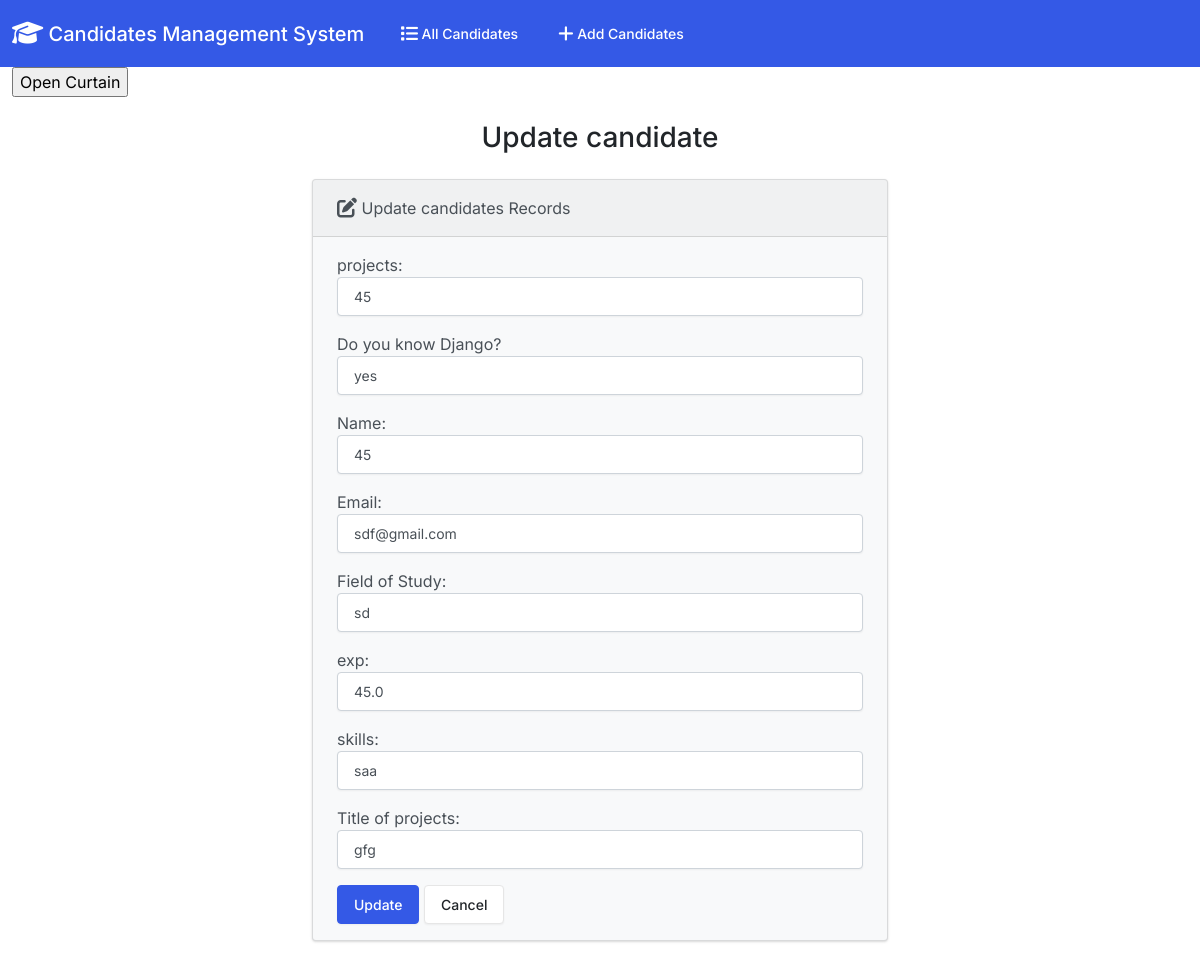
Screenshot of /edit/29/ with the database file from the repository.
### candidates/models.py (models this page shows)
class Candidate(models.Model):
  projects = models.PositiveIntegerField()
  skillmat = models.CharField(max_length=50)
  name = models.CharField(max_length=50)
  email = models.EmailField(max_length=100)
  field_of_study = models.CharField(max_length=50)
  exp = models.FloatField()
  skills=models.TextField(max_length=50)
  projectss=models.TextField(max_length=50)
  status=models.CharField(max_length=50,default="Accepted")

### candidates/views.py (the view)
# urls.py: path('edit/<int:id>/', views.edit, name='edit'),
def edit(request, id):
  if request.method == 'POST':
    candidate = Candidate.objects.get(pk=id)
    form = CandidateForm(request.POST, instance=candidate)
    if form.is_valid():
      form.save()
      return render(request, 'candidates/edit.html', {
        'form': form,
        'success': True
      })
  else:
    candidate = Candidate.objects.get(pk=id)
    form = CandidateForm(instance=candidate)
  return render(request, 'candidates/edit.html', {
    'form': form
  })

### candidates/forms.py
class CandidateForm(forms.ModelForm):
  class Meta:
    model = Candidate
    fields = ['projects', 'skillmat', 'name', 'email', 'field_of_study', 'exp','skills','projectss']
    labels = {
      'projects': 'projects',
      'skillmat': 'Do you know Django?',
      'name': 'Name',
      'email': 'Email',
      'field_of_study': 'Field of Study',
      'exp': 'exp',
      'skills':'skills',
      'projectss':'Title of projects',
    }
    widgets = {
      'projects': forms.NumberInput(attrs={'class': 'form-control'}),
      'skillmat': forms.TextInput(attrs={'class': 'form-control'}),
      'name': forms.TextInput(attrs={'class': 'form-control'}),
      'email': forms.EmailInput(attrs={'class': 'form-control'}),
      'field_of_study': forms.TextInput(attrs={'class': 'form-control'}),
      'exp': forms.NumberInput(attrs={'class': 'form-control'}),
      'skills':forms.TextInput(attrs={'class': 'form-control'}),
      'projectss':forms.TextInput(attrs={'class': 'form-control'}),
    }

### candidates/templates/candidates/edit.html (shortened to what this page needs)
{% extends "candidates/base.html" %}
{% block body %}
<input onclick="d()" type="button" id="but" value="Open Curtain" >
  <h3 class="text-center m-4">Update candidate</h3>
  {% if success %}
    <div class="alert alert-success" role="alert">
      The candidate updated successfully.
      <a href="{% url 'index' %}" class="alert-link">Go to Home Page.</a>
    </div>
  {% else %}
    <div class="row justify-content-center">
      <div class="col-6">
        <div class="card bg-light mb-3">
          <div class="card-header">
            <i class="fa-solid fa-pen-to-square fa-lg"></i> Update candidates Records
          </div>
          <div class="card-body">
            <form action="" method="POST">
              {{ form.as_p }}
              <button type="submit" class="btn btn-primary"  >Update</button>
              <a href="{% url 'index' %}" class="btn btn-secondary">Cancel</a>
            </form>
          </div>
        </div>
      </div>
    </div>
  {% endif %}
{% endblock %}

### rows the page displays
Candidate: projects "45", skillmat "yes", name "45", email "sdf@gmail.com", field_of_study "sd", exp "45.0", skills "saa", projectss "gfg"
